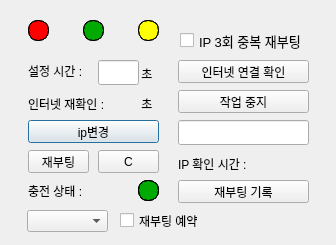
<?xml version="1.0" encoding="UTF-8"?>
<ui version="4.0">
 <class>Dialog</class>
 <widget class="QDialog" name="Dialog">
  <property name="geometry">
   <rect>
    <x>0</x>
    <y>0</y>
    <width>336</width>
    <height>245</height>
   </rect>
  </property>
  <property name="windowTitle">
   <string>Dialog</string>
  </property>
  <widget class="QLabel" name="label_11">
   <property name="geometry">
    <rect>
     <x>138</x>
     <y>80</y>
     <width>21</width>
     <height>47</height>
    </rect>
   </property>
   <property name="text">
    <string> 초</string>
   </property>
  </widget>
  <widget class="QFrame" name="yellow2">
   <property name="geometry">
    <rect>
     <x>138</x>
     <y>20</y>
     <width>21</width>
     <height>21</height>
    </rect>
   </property>
   <property name="styleSheet">
    <string notr="true">

border-radius:10px;
border-style:solid;
border-color:black;
border-width:1px;</string>
   </property>
   <property name="frameShape">
    <enum>QFrame::StyledPanel</enum>
   </property>
   <property name="frameShadow">
    <enum>QFrame::Raised</enum>
   </property>
  </widget>
  <widget class="QFrame" name="green">
   <property name="geometry">
    <rect>
     <x>83</x>
     <y>20</y>
     <width>21</width>
     <height>21</height>
    </rect>
   </property>
   <property name="styleSheet">
    <string notr="true">background-color:rgb(0, 170, 0);
border-radius:10px;

border-style:solid;
border-color:black;
border-width:1px;
</string>
   </property>
   <property name="frameShape">
    <enum>QFrame::StyledPanel</enum>
   </property>
   <property name="frameShadow">
    <enum>QFrame::Raised</enum>
   </property>
  </widget>
  <widget class="QFrame" name="bat_r">
   <property name="geometry">
    <rect>
     <x>138</x>
     <y>180</y>
     <width>21</width>
     <height>21</height>
    </rect>
   </property>
   <property name="styleSheet">
    <string notr="true">background-color:red;
border-radius:10px;
border-style:solid;
border-color:black;
border-width:1px;



</string>
   </property>
   <property name="frameShape">
    <enum>QFrame::StyledPanel</enum>
   </property>
   <property name="frameShadow">
    <enum>QFrame::Raised</enum>
   </property>
  </widget>
  <widget class="QPushButton" name="pushButton_3">
   <property name="geometry">
    <rect>
     <x>28</x>
     <y>120</y>
     <width>131</width>
     <height>23</height>
    </rect>
   </property>
   <property name="text">
    <string>ip변경</string>
   </property>
  </widget>
  <widget class="QPushButton" name="pushButton_7">
   <property name="geometry">
    <rect>
     <x>178</x>
     <y>60</y>
     <width>131</width>
     <height>23</height>
    </rect>
   </property>
   <property name="text">
    <string>인터넷 연결 확인</string>
   </property>
  </widget>
  <widget class="QFrame" name="bat_g">
   <property name="geometry">
    <rect>
     <x>138</x>
     <y>180</y>
     <width>21</width>
     <height>21</height>
    </rect>
   </property>
   <property name="styleSheet">
    <string notr="true">background-color:rgb(0, 170, 0);
border-radius:10px;

border-style:solid;
border-color:black;
border-width:1px;
</string>
   </property>
   <property name="frameShape">
    <enum>QFrame::StyledPanel</enum>
   </property>
   <property name="frameShadow">
    <enum>QFrame::Raised</enum>
   </property>
  </widget>
  <widget class="QLineEdit" name="lineEdit_3">
   <property name="geometry">
    <rect>
     <x>98</x>
     <y>60</y>
     <width>41</width>
     <height>25</height>
    </rect>
   </property>
   <property name="echoMode">
    <enum>QLineEdit::Normal</enum>
   </property>
  </widget>
  <widget class="QPushButton" name="btn_all_stop">
   <property name="geometry">
    <rect>
     <x>178</x>
     <y>90</y>
     <width>131</width>
     <height>23</height>
    </rect>
   </property>
   <property name="text">
    <string>작업 중지</string>
   </property>
  </widget>
  <widget class="QFrame" name="bat_r2">
   <property name="geometry">
    <rect>
     <x>138</x>
     <y>180</y>
     <width>21</width>
     <height>21</height>
    </rect>
   </property>
   <property name="styleSheet">
    <string notr="true">
border-radius:10px;
border-style:solid;
border-color:black;
border-width:1px;



</string>
   </property>
   <property name="frameShape">
    <enum>QFrame::StyledPanel</enum>
   </property>
   <property name="frameShadow">
    <enum>QFrame::Raised</enum>
   </property>
  </widget>
  <widget class="QLabel" name="label_13">
   <property name="geometry">
    <rect>
     <x>178</x>
     <y>140</y>
     <width>131</width>
     <height>47</height>
    </rect>
   </property>
   <property name="text">
    <string>IP 확인 시간 :</string>
   </property>
  </widget>
  <widget class="QLineEdit" name="lineEdit_4">
   <property name="geometry">
    <rect>
     <x>178</x>
     <y>120</y>
     <width>131</width>
     <height>25</height>
    </rect>
   </property>
   <property name="echoMode">
    <enum>QLineEdit::Normal</enum>
   </property>
  </widget>
  <widget class="QFrame" name="red2">
   <property name="geometry">
    <rect>
     <x>28</x>
     <y>20</y>
     <width>21</width>
     <height>21</height>
    </rect>
   </property>
   <property name="styleSheet">
    <string notr="true">
border-radius:10px;
border-style:solid;
border-color:black;
border-width:1px;



</string>
   </property>
   <property name="frameShape">
    <enum>QFrame::StyledPanel</enum>
   </property>
   <property name="frameShadow">
    <enum>QFrame::Raised</enum>
   </property>
  </widget>
  <widget class="QLabel" name="label_14">
   <property name="geometry">
    <rect>
     <x>258</x>
     <y>140</y>
     <width>51</width>
     <height>47</height>
    </rect>
   </property>
   <property name="text">
    <string/>
   </property>
  </widget>
  <widget class="QLabel" name="label_12">
   <property name="geometry">
    <rect>
     <x>28</x>
     <y>80</y>
     <width>91</width>
     <height>47</height>
    </rect>
   </property>
   <property name="text">
    <string>인터넷 재확인 :</string>
   </property>
  </widget>
  <widget class="QFrame" name="green2">
   <property name="geometry">
    <rect>
     <x>83</x>
     <y>20</y>
     <width>21</width>
     <height>21</height>
    </rect>
   </property>
   <property name="styleSheet">
    <string notr="true">
border-radius:10px;

border-style:solid;
border-color:black;
border-width:1px;
</string>
   </property>
   <property name="frameShape">
    <enum>QFrame::StyledPanel</enum>
   </property>
   <property name="frameShadow">
    <enum>QFrame::Raised</enum>
   </property>
  </widget>
  <widget class="QPushButton" name="pushButton_5">
   <property name="geometry">
    <rect>
     <x>28</x>
     <y>150</y>
     <width>61</width>
     <height>23</height>
    </rect>
   </property>
   <property name="text">
    <string>재부팅</string>
   </property>
  </widget>
  <widget class="QPushButton" name="pushButton_14">
   <property name="geometry">
    <rect>
     <x>178</x>
     <y>180</y>
     <width>131</width>
     <height>23</height>
    </rect>
   </property>
   <property name="text">
    <string>재부팅 기록</string>
   </property>
  </widget>
  <widget class="QLabel" name="label_10">
   <property name="geometry">
    <rect>
     <x>138</x>
     <y>50</y>
     <width>31</width>
     <height>47</height>
    </rect>
   </property>
   <property name="text">
    <string> 초</string>
   </property>
  </widget>
  <widget class="QLabel" name="label_7">
   <property name="geometry">
    <rect>
     <x>28</x>
     <y>63</y>
     <width>71</width>
     <height>16</height>
    </rect>
   </property>
   <property name="text">
    <string>설정 시간 :</string>
   </property>
  </widget>
  <widget class="QFrame" name="red">
   <property name="geometry">
    <rect>
     <x>28</x>
     <y>20</y>
     <width>21</width>
     <height>21</height>
    </rect>
   </property>
   <property name="styleSheet">
    <string notr="true">background-color:red;
border-radius:10px;
border-style:solid;
border-color:black;
border-width:1px;



</string>
   </property>
   <property name="frameShape">
    <enum>QFrame::StyledPanel</enum>
   </property>
   <property name="frameShadow">
    <enum>QFrame::Raised</enum>
   </property>
  </widget>
  <widget class="QLabel" name="label_5">
   <property name="geometry">
    <rect>
     <x>108</x>
     <y>180</y>
     <width>21</width>
     <height>21</height>
    </rect>
   </property>
   <property name="text">
    <string/>
   </property>
  </widget>
  <widget class="QFrame" name="yellow">
   <property name="geometry">
    <rect>
     <x>138</x>
     <y>20</y>
     <width>21</width>
     <height>21</height>
    </rect>
   </property>
   <property name="styleSheet">
    <string notr="true">background-color:rgb(255, 255, 0);

border-radius:10px;
border-style:solid;
border-color:black;
border-width:1px;</string>
   </property>
   <property name="frameShape">
    <enum>QFrame::StyledPanel</enum>
   </property>
   <property name="frameShadow">
    <enum>QFrame::Raised</enum>
   </property>
  </widget>
  <widget class="QLabel" name="label_4">
   <property name="geometry">
    <rect>
     <x>28</x>
     <y>180</y>
     <width>60</width>
     <height>21</height>
    </rect>
   </property>
   <property name="text">
    <string>충전 상태 :</string>
   </property>
  </widget>
  <widget class="QLabel" name="label_9">
   <property name="geometry">
    <rect>
     <x>118</x>
     <y>80</y>
     <width>41</width>
     <height>47</height>
    </rect>
   </property>
   <property name="text">
    <string/>
   </property>
  </widget>
  <widget class="QPushButton" name="pushButton_6">
   <property name="geometry">
    <rect>
     <x>98</x>
     <y>150</y>
     <width>61</width>
     <height>23</height>
    </rect>
   </property>
   <property name="text">
    <string>C</string>
   </property>
  </widget>
  <widget class="QCheckBox" name="checkBox">
   <property name="geometry">
    <rect>
     <x>180</x>
     <y>30</y>
     <width>151</width>
     <height>21</height>
    </rect>
   </property>
   <property name="font">
    <font>
     <pointsize>10</pointsize>
    </font>
   </property>
   <property name="text">
    <string>IP 3회 중복 재부팅</string>
   </property>
  </widget>
  <widget class="QComboBox" name="timelist">
   <property name="geometry">
    <rect>
     <x>27</x>
     <y>210</y>
     <width>81</width>
     <height>22</height>
    </rect>
   </property>
  </widget>
  <widget class="QCheckBox" name="checkBox_2">
   <property name="geometry">
    <rect>
     <x>120</x>
     <y>210</y>
     <width>91</width>
     <height>21</height>
    </rect>
   </property>
   <property name="text">
    <string>재부팅 예약</string>
   </property>
  </widget>
  <zorder>label_11</zorder>
  <zorder>green</zorder>
  <zorder>bat_r</zorder>
  <zorder>pushButton_3</zorder>
  <zorder>pushButton_7</zorder>
  <zorder>bat_g</zorder>
  <zorder>lineEdit_3</zorder>
  <zorder>btn_all_stop</zorder>
  <zorder>bat_r2</zorder>
  <zorder>label_13</zorder>
  <zorder>lineEdit_4</zorder>
  <zorder>label_14</zorder>
  <zorder>label_12</zorder>
  <zorder>green2</zorder>
  <zorder>pushButton_5</zorder>
  <zorder>pushButton_14</zorder>
  <zorder>label_10</zorder>
  <zorder>label_7</zorder>
  <zorder>red</zorder>
  <zorder>label_5</zorder>
  <zorder>yellow</zorder>
  <zorder>label_4</zorder>
  <zorder>label_9</zorder>
  <zorder>pushButton_6</zorder>
  <zorder>checkBox</zorder>
  <zorder>timelist</zorder>
  <zorder>checkBox_2</zorder>
  <zorder>yellow2</zorder>
  <zorder>red2</zorder>
 </widget>
 <tabstops>
  <tabstop>lineEdit_3</tabstop>
  <tabstop>pushButton_7</tabstop>
  <tabstop>btn_all_stop</tabstop>
  <tabstop>pushButton_3</tabstop>
  <tabstop>lineEdit_4</tabstop>
  <tabstop>pushButton_5</tabstop>
  <tabstop>pushButton_14</tabstop>
 </tabstops>
 <resources/>
 <connections/>
</ui>
